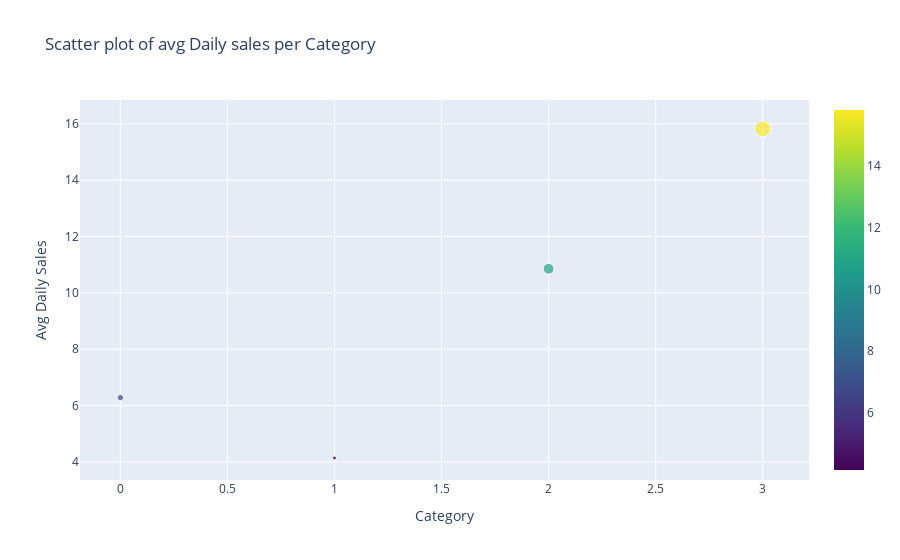

Notebook code for this chart:
### Code cell
# Scatter plot of average sales per store
sales_store_data = go.Scatter(
    y = sales_across_store_df.AvgDailySale.values,
    mode='markers',
    marker=dict(
        size = sales_across_store_df.AvgDailySale.values,
        color = sales_across_store_df.AvgDailySale.values,
        colorscale='Viridis',
        showscale=True
    ),
    text = sales_across_store_df.index.values
)
data = [sales_store_data]

sales_store_layout = go.Layout(
    autosize= True,
    title= 'Scatter plot of avg Daily sales per Category',
    hovermode= 'closest',
    xaxis= dict(
        title= 'Category',
        ticklen= 4,
        zeroline= False,
        gridwidth= 1,
    ),
    yaxis=dict(
        title= 'Avg Daily Sales',
        ticklen= 10,
        zeroline= False,
        gridwidth= 1,
    ),
    showlegend= False
)
fig = go.Figure(data=data, layout=sales_store_layout)
py.iplot(fig,filename='scatter_sales_store')

### Figure 1 — Plotly figure (JSON) as saved in the notebook; plotly's stock layout.template omitted (floating-point values rounded to 4 significant figures)
{"data": [{"marker": {"color": [6.281, 4.139, 10.86, 15.82], "colorscale": [[0, "#440154"], [0.1111, "#482878"], [0.2222, "#3e4989"], [0.3333, "#31688e"], [0.4444, "#26828e"], [0.5556, "#1f9e89"], [0.6667, "#35b779"], [0.7778, "#6ece58"], [0.8889, "#b5de2b"], [1, "#fde725"]], "showscale": true, "size": [6.281, 4.139, 10.86, 15.82]}, "mode": "markers", "text": ["category_1", "category_2", "category_3", "category_4"], "type": "scatter", "y": [6.281, 4.139, 10.86, 15.82]}], "layout": {"autosize": true, "hovermode": "closest", "showlegend": false, "title": {"text": "Scatter plot of avg Daily sales per Category"}, "xaxis": {"gridwidth": 1, "ticklen": 4, "title": {"text": "Category"}, "zeroline": false}, "yaxis": {"gridwidth": 1, "ticklen": 10, "title": {"text": "Avg Daily Sales"}, "zeroline": false}}}
